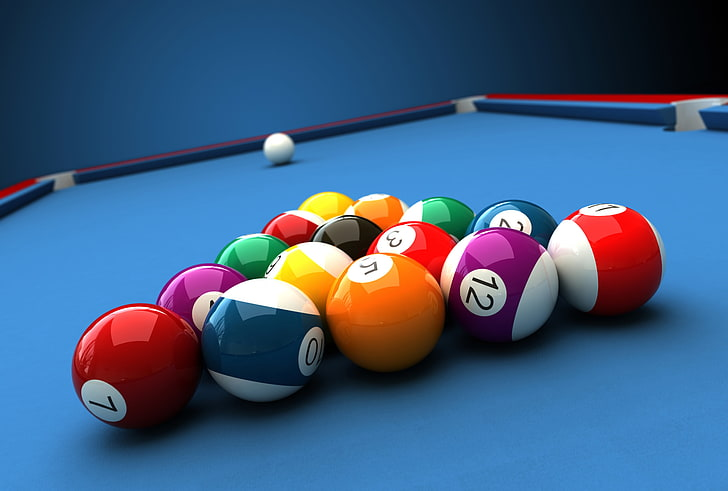
#> input picture billiard.jpg, 728 x 491 px, given in place of the camera
$ python example_006.py
#> lines starting #> are read from the running program, lines starting #| are printed output that depends on the picture; after the words box and inside, x2 and y2 are one past the last pixel; in counts of white or black regions, pixels touching at a corner belong together
# # 웹캠에서 실시간으로 특정색 물체 추적하기

import cv2 as cv
import numpy as np

size_webcam = 30

hsv = 0
lower_blue1 = 0
upper_blue1 = 0
lower_blue2 = 0
upper_blue2 = 0
lower_blue3 = 0
upper_blue3 = 0


def nothing(x):  # nothing 이라는 callBack 함수 정의 (트랙바 생성위해 필수)
    pass


# [52 lines left out: function mouse_callback, not called in this run]


cv.namedWindow('img_color')
cv.setMouseCallback('img_color', mouse_callback)

# # cv2의 트랙바 추가하여, 세츄레이션과 벨류값 조정하기
cv.namedWindow('img_result')
cv.createTrackbar('threshold', 'img_result', 0, 255, nothing)
# # 트랙바 초기값 threshold 30으로 셋팅
cv.setTrackbarPos('threshold', 'img_result', 30)

# # 웹캠 객체 생성
cap = cv.VideoCapture(0)

while True:
    # img_color = cv.imread('./image_file/lec_005/1.jpeg')
    # # 웹캠 객체에서 image 불러오기
    ret, img_color = cap.read()
#> img_color is the input picture: shape (491, 728, 3); mean B, G, R 130.6, 95.3, 65.8
    # # 웹캡 image 너무 커서, resize
    img_color = cv.resize(img_color, (16 * size_webcam, 9 * size_webcam))
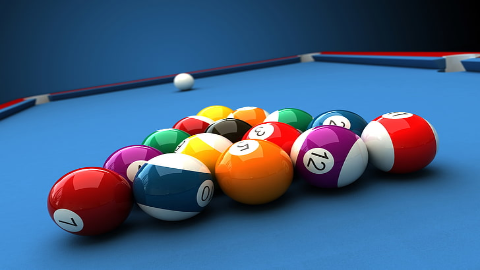
#> img_color: shape (270, 480, 3); mean B, G, R 130.5, 95.2, 65.7
    height, width = img_color.shape[:2]
#> height = 270; width = 480
    img_color = cv.resize(img_color, (width, height), interpolation=cv.INTER_AREA)

    # 원본 영상을 HSV 영상으로 변환합니다.
    img_hsv = cv.cvtColor(img_color, cv.COLOR_BGR2HSV)
#> img_hsv: shape (270, 480, 3); mean H, S, V 96.6, 176.2, 146.9

    # 범위 값으로 HSV 이미지에서 마스크를 생성합니다.
    img_mask1 = cv.inRange(img_hsv, lower_blue1, upper_blue1)
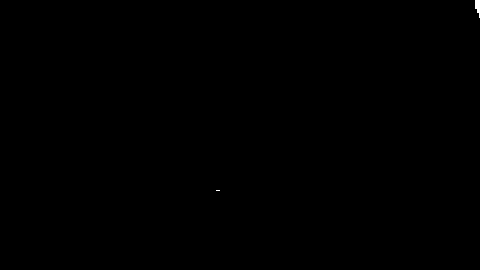
#> img_mask1: shape (270, 480); 0.05% white; 2 white regions (1 under 20 px), largest, box (x1, y1, x2, y2) and area: (475, 0, 480, 18) 62
    img_mask2 = cv.inRange(img_hsv, lower_blue2, upper_blue2)
    img_mask3 = cv.inRange(img_hsv, lower_blue3, upper_blue3)
    img_mask = img_mask1 | img_mask2 | img_mask3

    # 마스크 이미지로 원본 이미지에서 범위값에 해당되는 영상 부분을 획득합니다.
    img_result = cv.bitwise_and(img_color, img_color, mask=img_mask)
#> img_result: shape (270, 480, 3); every value is 0

    cv.imshow('img_color', img_color)
    cv.imshow('img_mask', img_mask)
    cv.imshow('img_result', img_result)

    # cv.resizeWindow('img_color', 50, 50)
    # cv.resizeWindow('img_mask', 50, 50)
    # cv.resizeWindow('img_result', 50, 50)

    # ESC 키누르면 종료
    if cv.waitKey(1) & 0xFF == 27:
#> (key Esc is pressed here)
        break


cv.destroyAllWindows()
